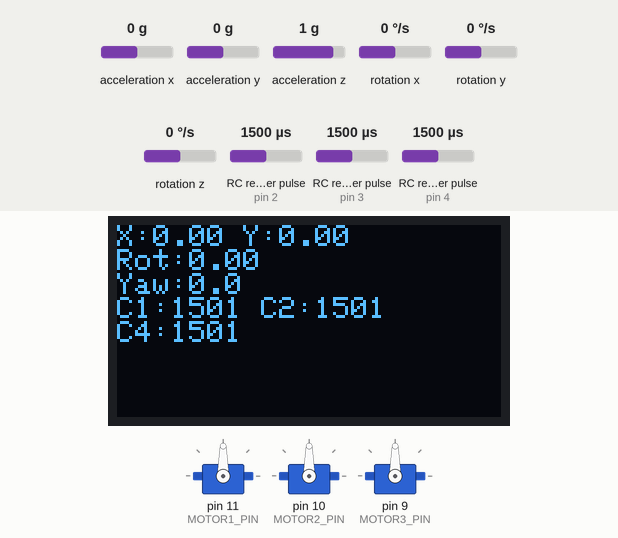
This sketch was run on a simulated Arduino Nano, built with avr-gcc and run on an emulated ATmega328P. Parts: 128×64 one-colour display, 3 × servo. Wiring (inferred from the names in the program): 3 × RC receiver channel: data pin 2 / data pin 3 / data pin 4. Inputs (shaded band) come from the test bench; at power-on: RC receiver pulse (sensors on pin 2, pin 4, pin 3) 1500 µs, rotation z 0 °/s, acceleration x 0 g, acceleration y 0 g, acceleration z 1 g, rotation x 0 °/s, rotation y 0 °/s. What the sketch prints to the serial monitor is not drawn.

Above: at 13.6 s.
13.7 s: RC receiver pulse (sensor on pin 2) set to 1020 µs
At 15.0 s:
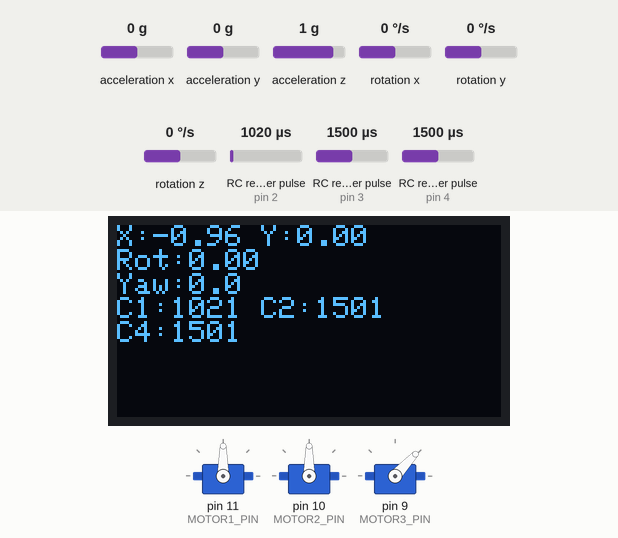
15.3 s: RC receiver pulse (sensor on pin 4) set to 1020 µs
At 15.8 s:
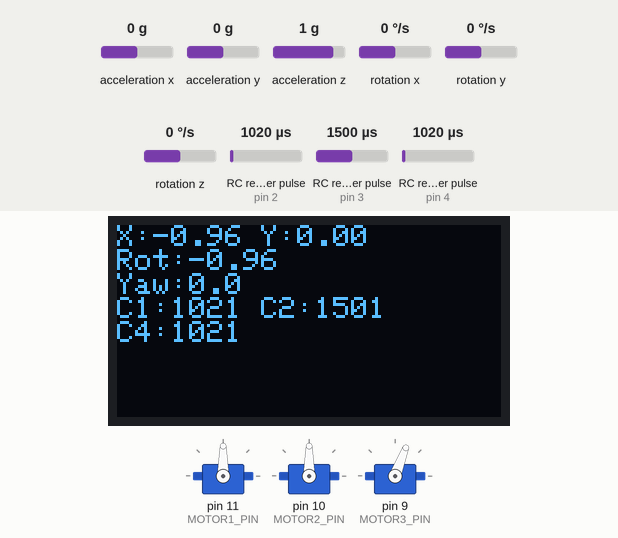
16.9 s: RC receiver pulse (sensor on pin 2) set to 1500 µs
At 17.5 s:
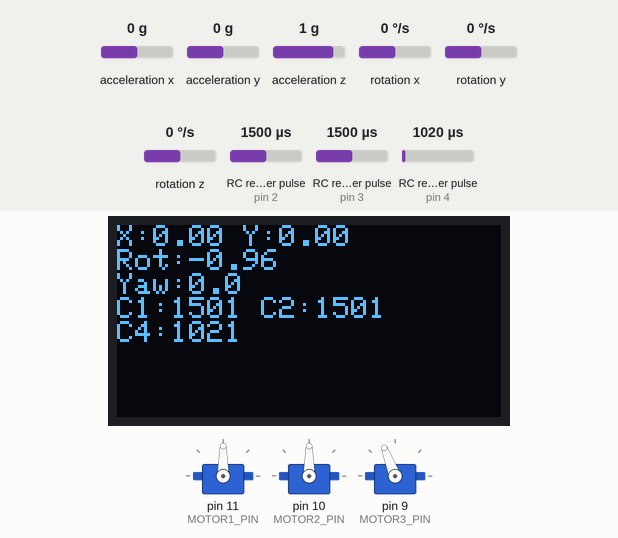
18.5 s: RC receiver pulse (sensor on pin 2) set to 1750 µs
At 19.2 s:
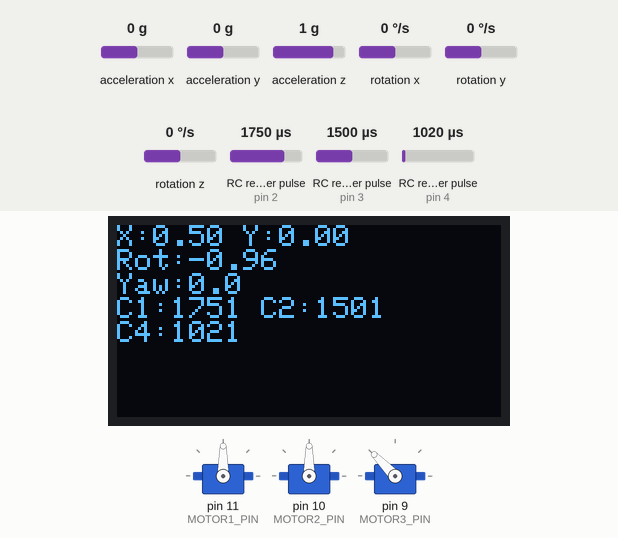
20.1 s: rotation z set to -192 °/s
At 20.24 s:
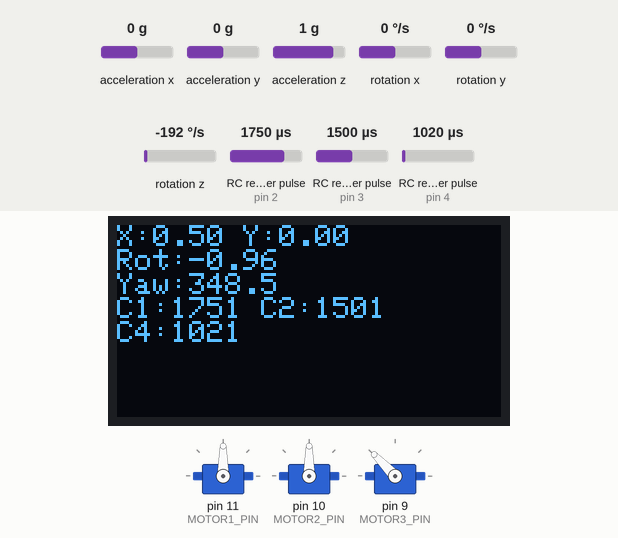
21.6 s: RC receiver pulse (sensor on pin 3) set to 1020 µs
At 21.82 s:
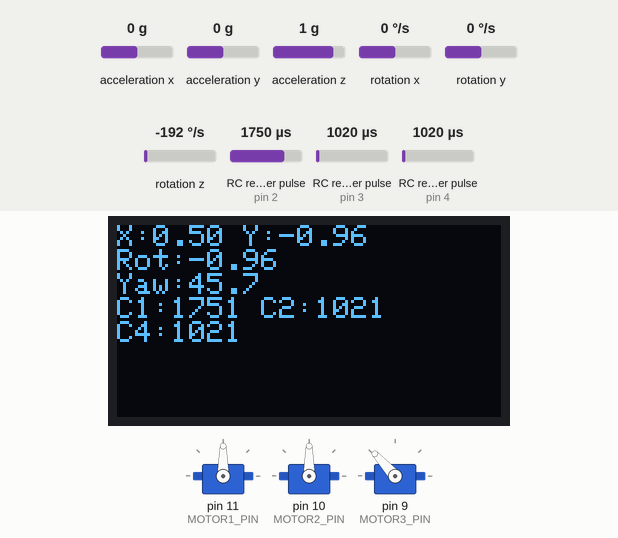
Timing chart, 0 to 24.2 s (numbered marks = the images above; inputs shaded):
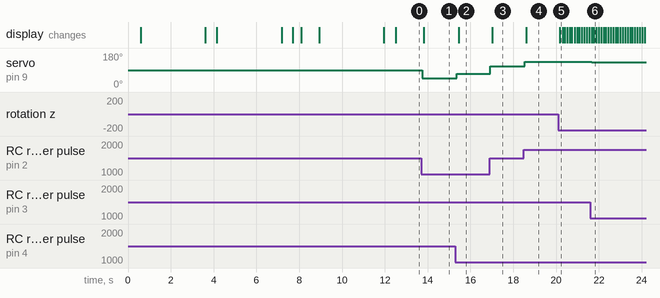

The sketch:

kiwi_teleop_test.ino
```cpp
/*
 * Kiwi Drive Teleop Test
 * Hardware:
 *   Arduino Nano
 *   3x PWM ESCs
 *       Motor1 -> D11  (front-right)
 *       Motor2 -> D10  (front-left)
 *       Motor3 -> D9   (rear-centre)
 *   FS2A Receiver
 *       Ch1 (strafe X)   -> D2
 *       Ch2 (fwd/back Y) -> D3
 *       Ch4 (rotation)   -> D4
 *   OLED SSD1306 I2C     -> A4(SDA), A5(SCL)  addr 0x3C
 *   MPU6050              -> A4(SDA), A5(SCL)  addr 0x68
 *
 * Motor layout (viewed from above):
 *
 *        [OLED]
 *       2-------1
 *        \     /
 *         \   /
 *          \ /
 *           3
 *
 * Boot sequence: OLED -> MPU -> ESC arm -> RX check -> motor spin test -> teleop
 * Serial @ 115200
 */

#include <Wire.h>
#include <Adafruit_GFX.h>
#include <Adafruit_SSD1306.h>
#include <MPU6050_light.h>
#include <Servo.h>

// ── Pins ──────────────────────────────────────────────────────────────────────
const int MOTOR1_PIN  = 11;
const int MOTOR2_PIN  = 10;
const int MOTOR3_PIN  = 9;
const int RX_CH1_PIN  = 2;
const int RX_CH2_PIN  = 3;
const int RX_CH4_PIN  = 4;

// ── ESCs ──────────────────────────────────────────────────────────────────────
Servo esc1, esc2, esc3;
const int ESC_NEUTRAL  = 1500;
const int ESC_MAX      = 1900;
const int ESC_MIN      = 1100;
const int ESC_DEADBAND = 30;
const float SPEED_SCALE = 0.5;

// ── OLED ──────────────────────────────────────────────────────────────────────
#define SCREEN_WIDTH  128
#define SCREEN_HEIGHT  64
#define OLED_ADDR     0x3C
Adafruit_SSD1306 oled(SCREEN_WIDTH, SCREEN_HEIGHT, &Wire, -1);

// ── IMU ───────────────────────────────────────────────────────────────────────
MPU6050 mpu(Wire);
float yaw = 0;

// ── State ─────────────────────────────────────────────────────────────────────
bool mpuOk  = false;
bool oledOk = false;

// ── Timing ────────────────────────────────────────────────────────────────────
unsigned long lastPrint = 0;
unsigned long lastOled  = 0;
const long PRINT_MS = 200;
const long OLED_MS  = 100;

// ─────────────────────────────────────────────────────────────────────────────
// HELPERS
// ─────────────────────────────────────────────────────────────────────────────

unsigned int readRxChannel(int pin) {
  return pulseIn(pin, HIGH, 25000);
}

float rxToFloat(unsigned int us) {
  if (us == 0) return 0.0;
  int centred = (int)us - 1500;
  if (abs(centred) < ESC_DEADBAND) return 0.0;
  return constrain((float)centred / 500.0, -1.0, 1.0);
}

void writeMotor(Servo &esc, float speed) {
  speed = constrain(speed, -1.0, 1.0);
  int us = ESC_NEUTRAL + (int)(speed * (ESC_MAX - ESC_NEUTRAL) * SPEED_SCALE);
  esc.writeMicroseconds(constrain(us, ESC_MIN, ESC_MAX));
}

void stopAllMotors() {
  esc1.writeMicroseconds(ESC_NEUTRAL);
  esc2.writeMicroseconds(ESC_NEUTRAL);
  esc3.writeMicroseconds(ESC_NEUTRAL);
}

// ── OLED helpers ─────────────────────────────────────────────────────────────
void oledClear() {
  oled.clearDisplay();
  oled.setTextSize(1);
  oled.setTextColor(SSD1306_WHITE);
  oled.setCursor(0, 0);
}

// Accepts a flash string (F()) to avoid RAM use
void oledLine(const __FlashStringHelper* msg) {
  oled.println(msg);
  oled.display();
}

void oledStatus(const __FlashStringHelper* label, bool ok) {
  oled.print(label);
  oled.print(F(": "));
  oled.println(ok ? F("OK") : F("FAIL"));
  oled.display();
}

// ─────────────────────────────────────────────────────────────────────────────
// TEST ROUTINES
// ─────────────────────────────────────────────────────────────────────────────

bool testOLED() {
  oledClear();
  oledLine(F("OLED: OK"));
  Serial.println(F("[OLED] OK"));
  delay(500);
  return true;
}

bool testMPU() {
  Wire.begin();
  int err = mpu.begin();
  if (err != 0) {
    Serial.print(F("[MPU] FAIL code:"));
    Serial.println(err);
    if (oledOk) { oledClear(); oledLine(F("MPU6050: FAIL")); }
    return false;
  }

  Serial.println(F("[MPU] Calibrating, hold still..."));
  if (oledOk) { oledClear(); oledLine(F("MPU: calibrating\nDo not move!")); }

  mpu.calcGyroOffsets();
  mpu.update();
  yaw = mpu.getAngleZ();

  Serial.print(F("[MPU] OK yaw:"));
  Serial.println(yaw);
  if (oledOk) { oledClear(); oledLine(F("MPU6050: OK")); }
  delay(500);
  return true;
}

bool testReceiver() {
  Serial.println(F("[RX] Checking channels..."));
  if (oledOk) { oledClear(); oledLine(F("RX signal test...")); }

  bool anySignal = false;
  for (int i = 0; i < 3; i++) {
    unsigned int ch1 = readRxChannel(RX_CH1_PIN);
    unsigned int ch2 = readRxChannel(RX_CH2_PIN);
    unsigned int ch4 = readRxChannel(RX_CH4_PIN);

    Serial.print(F("[RX] Ch1="));  Serial.print(ch1);
    Serial.print(F(" Ch2="));      Serial.print(ch2);
    Serial.print(F(" Ch4="));      Serial.print(ch4);
    Serial.println(F("us"));

    if (ch1 > 900 && ch2 > 900 && ch4 > 900) anySignal = true;
    delay(100);
  }

  if (oledOk) { oledClear(); oledStatus(F("RX Ch1/2/4"), anySignal); }
  Serial.print(F("[RX] "));
  Serial.println(anySignal ? F("PASS") : F("FAIL-check TX bound"));
  delay(800);
  return anySignal;
}

void motorSpinTest() {
  Serial.println(F("[MTR] Clear wheels! Send key or wait 3s to skip."));
  if (oledOk) { oledClear(); oledLine(F("Motor test\nKey=run Wait=skip")); }

  unsigned long t = millis();
  bool skip = true;
  while (millis() - t < 3000) {
    if (Serial.available()) { Serial.read(); skip = false; break; }
  }
  if (skip) {
    Serial.println(F("[MTR] Skipped."));
    return;
  }

  const int TEST_SPEED = 1560;
  const int TEST_MS    = 400;

  // Motor 1
  Serial.println(F("[MTR] Motor1 (front-R)"));
  if (oledOk) { oledClear(); oledLine(F("Motor1 front-R")); }
  esc1.writeMicroseconds(TEST_SPEED); delay(TEST_MS);
  esc1.writeMicroseconds(ESC_NEUTRAL); delay(400);

  // Motor 2
  Serial.println(F("[MTR] Motor2 (front-L)"));
  if (oledOk) { oledClear(); oledLine(F("Motor2 front-L")); }
  esc2.writeMicroseconds(TEST_SPEED); delay(TEST_MS);
  esc2.writeMicroseconds(ESC_NEUTRAL); delay(400);

  // Motor 3
  Serial.println(F("[MTR] Motor3 (rear-C)"));
  if (oledOk) { oledClear(); oledLine(F("Motor3 rear-C")); }
  esc3.writeMicroseconds(TEST_SPEED); delay(TEST_MS);
  esc3.writeMicroseconds(ESC_NEUTRAL); delay(400);

  Serial.println(F("[MTR] Done."));
  if (oledOk) { oledClear(); oledLine(F("Motor test done")); }
  delay(500);
}

// ─────────────────────────────────────────────────────────────────────────────
// KIWI DRIVE  — Robot Centric
// ─────────────────────────────────────────────────────────────────────────────
void robotCentricDrive(float x, float y, float rx) {
  float m1 = (-0.5f * x + (sqrt(3.0) / 2.0f) * y) - rx * 0.5f;
  float m2 = -(-0.5f * x - (sqrt(3.0) / 2.0f) * y - rx * 0.5f);
  float m3 = x - rx * 0.5f;

  float maxVal = max(max(max(abs(m1), abs(m2)), abs(m3)), 1.0f);
  m1 /= maxVal;
  m2 /= maxVal;
  m3 /= maxVal;

  // writeMotor(esc1, m1);
  // writeMotor(esc2, m2);
  writeMotor(esc3, m3);
}

// ─────────────────────────────────────────────────────────────────────────────
// SETUP
// ─────────────────────────────────────────────────────────────────────────────
void setup() {
  Serial.begin(115200);
  Serial.println(F("\n=== Kiwi Teleop Test ==="));

  pinMode(RX_CH1_PIN, INPUT);
  pinMode(RX_CH2_PIN, INPUT);
  pinMode(RX_CH4_PIN, INPUT);

  // OLED
  oledOk = oled.begin(SSD1306_SWITCHCAPVCC, OLED_ADDR);
  if (!oledOk) Serial.println(F("[OLED] FAIL-check wiring"));
  else         testOLED();

  // MPU
  mpuOk = testMPU();

  // ESC arm
  Serial.println(F("[ESC] Arming at neutral..."));
  if (oledOk) { oledClear(); oledLine(F("Arming ESCs...")); }
  esc1.attach(MOTOR1_PIN, ESC_MIN, ESC_MAX);
  esc2.attach(MOTOR2_PIN, ESC_MIN, ESC_MAX);
  esc3.attach(MOTOR3_PIN, ESC_MIN, ESC_MAX);
  stopAllMotors();
  delay(3000);
  Serial.println(F("[ESC] Armed."));
  if (oledOk) { oledClear(); oledLine(F("ESCs armed")); }
  delay(500);

  // RX check
  testReceiver();

  // Motor spin test
  motorSpinTest();

  // Ready
  Serial.println(F("[READY] Teleop loop starting."));
  if (oledOk) { oledClear(); oledLine(F("TELEOP READY")); }
  delay(500);
}

// ─────────────────────────────────────────────────────────────────────────────
// LOOP
// ─────────────────────────────────────────────────────────────────────────────
void loop() {
  unsigned int ch1Raw = readRxChannel(RX_CH1_PIN);
  unsigned int ch2Raw = readRxChannel(RX_CH2_PIN);
  unsigned int ch4Raw = readRxChannel(RX_CH4_PIN);

  float x  = rxToFloat(ch1Raw);
  float y  = rxToFloat(ch2Raw);
  float rx = rxToFloat(ch4Raw);

  if (mpuOk) {
    mpu.update();
    yaw = mpu.getAngleZ();
    while (yaw <   0) yaw += 360;
    while (yaw >= 360) yaw -= 360;
  }

  robotCentricDrive(x, y, rx);

  unsigned long now = millis();

  // Serial debug
  if (now - lastPrint >= PRINT_MS) {
    lastPrint = now;
    Serial.print(F("C1=")); Serial.print(ch1Raw);
    Serial.print(F(" C2=")); Serial.print(ch2Raw);
    Serial.print(F(" C4=")); Serial.print(ch4Raw);
    Serial.print(F(" x=")); Serial.print(x, 2);
    Serial.print(F(" y=")); Serial.print(y, 2);
    Serial.print(F(" rx=")); Serial.print(rx, 2);
    if (mpuOk) { Serial.print(F(" yaw=")); Serial.print(yaw, 1); }
    Serial.println();
  }

  // OLED
  if (oledOk && now - lastOled >= OLED_MS) {
    lastOled = now;
    oledClear();
    oled.print(F("X:")); oled.print(x, 2);
    oled.print(F(" Y:")); oled.println(y, 2);
    oled.print(F("Rot:")); oled.println(rx, 2);
    if (mpuOk) { oled.print(F("Yaw:")); oled.println(yaw, 1); }
    oled.print(F("C1:")); oled.print(ch1Raw);
    oled.print(F(" C2:")); oled.println(ch2Raw);
    oled.print(F("C4:")); oled.println(ch4Raw);
    oled.display();
  }
}
```

Measured:
- after the input at 13.7 s, servo on pin 9 (MOTOR3_PIN): 90° → 47° after 0.05 s; the display: changes after 0.12 s (image 1)
- after the input at 15.3 s, servo on pin 9 (MOTOR3_PIN): 47° → 69° after 0.07 s; the display: changes after 0.14 s (image 2)
- after the input at 16.9 s, servo on pin 9 (MOTOR3_PIN): 69° → 111° at once; the display: changes after 0.12 s (image 3)
- after the input at 18.5 s, servo on pin 9 (MOTOR3_PIN): 111° → 134° at once; the display: changes after 0.10 s (image 4)
- after the input at 20.1 s, the display: changes after 0.08 s (image 5)
- after the input at 21.6 s, servo on pin 9 (MOTOR3_PIN): 134° → 132° after 0.07 s
